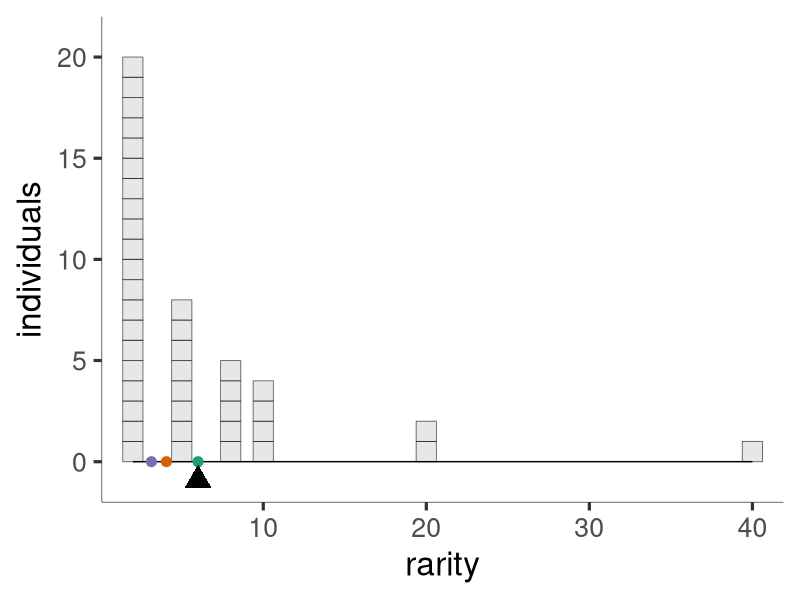
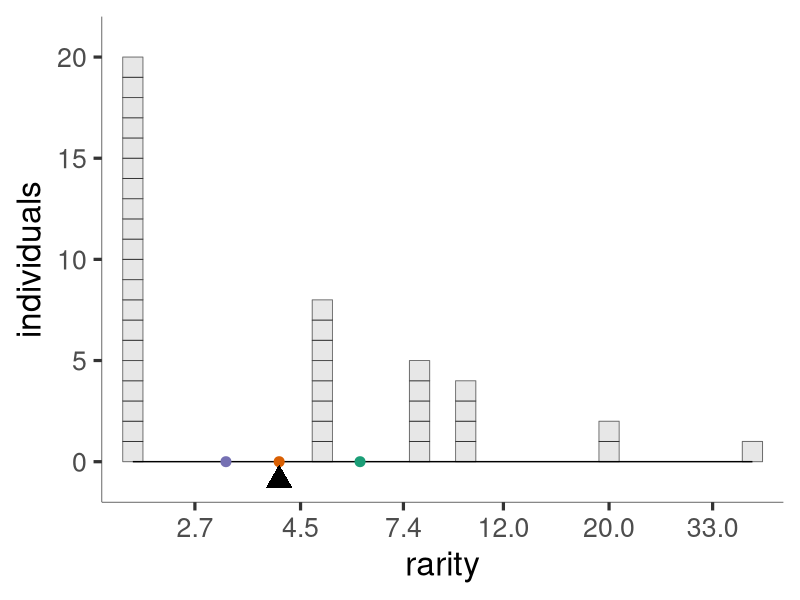
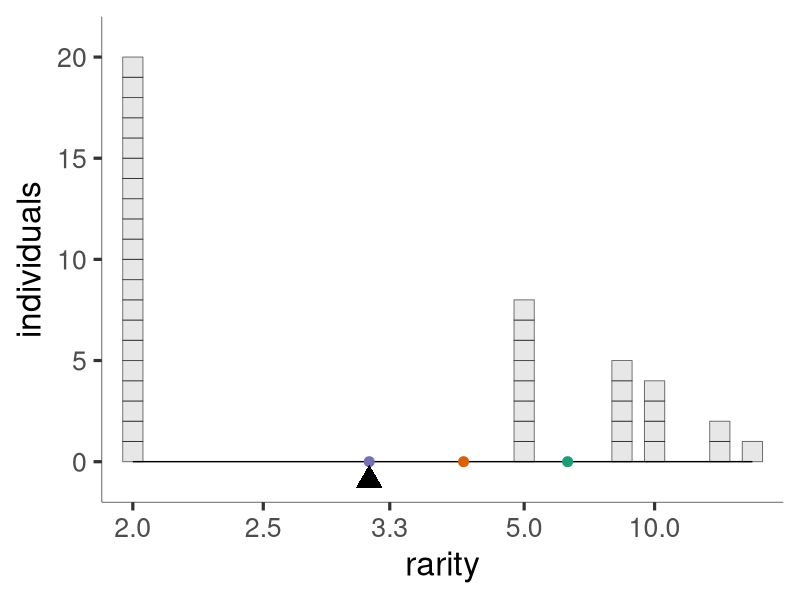

Generate these figures, in order, with R:
library(tidyverse)
library(ggthemes)

## TODO
## OPTIONAL: color the species (so that stacking becomes clear)

#figure out how to shrink according to viewport rather than device size, and do it to all things rather than just some

## might want to do get text and axis widths to scale with device/viewport

## arguments about whether to print y-axis, axis titles (for multi-paneled figures). Might even want to handle that component inside the fucntion for more control. actually, probably want to graduate to https://cran.r-project.org/web/packages/ggplot2/vignettes/extending-ggplot2.html

## think about squeezing when rarities aren't equal but are close s.t. boxes overlap... maybe go back to lines (or make an option?) (Or a smart option that can calculate whether overlap occurs?)

## along similar lines, consider including an optional argument for plotting in local graphics device vs. the nice version to pdf, where some compromises in the former to enable flexibility, but don't make those sacrifices when printing to file. 

## select colors for reference points http://colorbrewer2.org/#type=qualitative&scheme=Dark2&n=3


library(scales) # trans_new() is in the scales library

epsPretty <- 0
offStart <- 0

#transformation and back-transformation functions
pfun=function(x, pow, offset=offStart){
	if (pow==0) return(log(x))
	r <- sign(pow)*(x+offset)^pow
	return(r)
}

ipfun=function(x, pow, offset=offStart){
	if (pow==0) return(exp(x))
	r <- sign(pow)*(x)^(1/pow)
	return(r)
}

# Diversity function 
dfun<-function(ab, l){
	rp <- ab/sum(ab)
	return(ipfun(sum(rp*pfun(1/rp, l)),l))
}

# round numbers, more aggressively the larger they are
prettify <- function(breaks){
    digits <- -floor(log10(abs(breaks))) + 1
    digits[breaks == 0] <- 0
    return((round(breaks, digits = digits))[round(breaks, digits = digits)!=(-Inf)]) #klugey fix to -Inf
}

#function for scales
power_trans = function(pow) trans_new(name="power"
   , transform = function(x) pfun(x, pow)
	, inverse = function(x) ipfun(x, pow)
	, breaks = function(x) prettify(
		trans_breaks(
			function(x) pfun(x, pow), function(x) ipfun(x, pow), n = 6
		)(c(epsPretty,x)*1.1)
	)
   , domain = c(1, 10000)
)

# replicate to make stacks with geom_point
fancy_rep<-function(df){
    return(data.frame(df[rep(1:nrow(df), df$abundance),])
           %>% group_by(abundance) %>% mutate(gr=1:length(abundance))
    )
}

base_plot <- function(abundance, pointScale, fill_col="lightgrey"
                      , y_extent=max(max(abundance),15), x_max=sum(abundance)/min(abundance), base_size=24){
    #0.0353 is approximate points to cm conversion (a little less than 3 pts per mm)
    #11.4 is empirically derived scaling factor. Seems like stuff below axis is about 2.5* height of text
    pointScale<-11.25*(min(dev.size("cm"))-(2.5*0.0353*base_size))
    # pointScale<-200
	rf <- tibble(names = as.factor(1:length(abundance))
		, abundance
		, rarity = sum(abundance)/abundance
	)
	rfrepeated <-fancy_rep(rf) 

	pointsize <- pointScale/(y_extent)

	#This pretty much has to be 0.5 because the shape is centered on its x- and y-locations, but we want to offset so it rests upon it
	goff <- 0.5

	#ggplot command to generate basic plot object
	base <- (ggplot(rfrepeated, aes(x=rarity, y=abundance))
	    #bricks
		+ geom_point(aes(y=gr-goff, alpha=0.2), size=pointsize, fill=fill_col
		             , shape=22, color="black", stroke=0.5) 
		# make plank
		+ geom_segment(
			aes(x, y, xend=xend, yend=yend)
			, data=data.frame(
				x=c(min(rf$rarity))
				, y=c(0)
				, xend=c(max(rf$rarity))
				, yend=c(0)
			)
		)
		
#fix plank location and add space above and below data range
		+scale_y_continuous(
		    expand=c(0,0)
		    , limits=c(y_extent-1.1*y_extent, 1.1*y_extent)
		)
    	+ labs(y="individuals")
	)
	return(theme_plot(base, base_size=base_size))
}

theme_plot <- function(p, base_size=24){
	return(p
		+ theme_tufte(base_family = "sans", base_size=base_size)
		+ theme(legend.position="none")
		+ theme(
			axis.line.x = element_line(
				colour = 'black', size=0.2, linetype='solid'
			), axis.line.y =  element_line(
				colour = 'black', size=0.2, linetype='solid'
			)
		)
		+ theme(aspect.ratio = )
	)
}

#rescales x-axis
scale_plot <- function(ab, ell, fill_col="lightgrey", y_extent=max(max(ab), 15)
                       , x_max=sum(ab)/min(ab), ...){
	return (base_plot(ab, fill_col=fill_col, y_extent=y_extent, x_max=x_max, ...) 
		+ scale_x_continuous(trans=power_trans(pow=ell))
		#allows for an x_max point to determine axes
		+ geom_point(aes(x,y), data=tibble(x=x_max, y=0), color="white", alpha=0)
		# + coord_cartesian(clip="off")
	)
}

#plots reference points at means with power ell
mean_points <- function(ab, ell){
    ab<-ab[ab!=0]
	div <- Vectorize(dfun, vectorize.args=("l"))(ab, ell)
	return(geom_point(
		data=tibble(x=div, y=0*div, clr=1:length(div))
		, aes(x, y, color=as.factor(clr))
		,size=0.2*min(dev.size("cm"))
	))
}

#plot the fulcrum
fulcrum<-function(ab, ell, y_extent=max(max(ab), 15), x_max=1
                  , fill="light_grey", base_size=24){
    ab<-ab[ab!=0]
    div <- dfun(ab, ell)
    print(div)
    return(geom_point(
        data=tibble(x=div, y=-0.045*y_extent)# don't recall why 0.045, but it gets fulcrum point close. 
        , size=0.6*0.8*min((dev.size("cm"))-(2.5*0.0353*base_size)), shape=17
        , aes(x, y) 
    )
    )
}

#construct the full plot for scale ell, with reference means=means
rarity_plot <- function(ab, ell, means=-1:1, ...){
    ab<-ab[ab!=0]
	return(
		scale_plot(ab, ell,...) 
		+ mean_points(ab, means)
		+ fulcrum(ab, ell, ...)
		+ scale_color_brewer(type="qual", palette="Dark2") 
	)
}

#one option for plotting all three plots for l=-1:1, with reference points at integer l 
rarity_series <- function(ab, lrange=-1:1, means=lrange,...){
	for(l in lrange){
		print(rarity_plot(ab, l, means,...))
	}
}

#convenience function to omit all y-axis elements for constructing multi-panel plots
omit_y<-function(p){
    return(p
           +theme(axis.text.y=element_blank(), axis.title.y=element_blank()
                  , axis.ticks.y = element_blank()))
}


#some SADs to play with

# ab <- c(20, 15, 9, 3, 2, 1, 1) #includes stacking
ab<-c(20,8,5,4,2,1) #candidate for user's guide
# ab <- c(100, 20, 15, 9, 3, 2, 1, 1)
# ab<-c(50,30,20,0,0,0)
# ab<-c(4,3,2)   
# ab <- c(20, 15, 9, 3, 2, 1, 1,0,0)
# ab <- c(200,100, 20, 15, 9, 3, 2, 1, 1)
# ab<-floor(exp(rnorm(50, 4,1.5)))

# quartz() 

# rarity_plot(ab, 1, base_size=8)


rarity_series(ab=ab, 1:-1)
